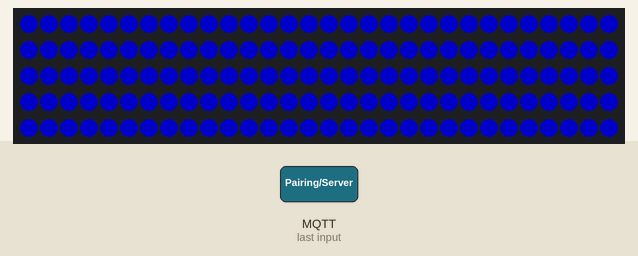
A sketch run on a simulated ESP32. Shown: 150 RGB LEDs in strip order, left to right, continuing on the next row. The inputs (shaded band) are chosen by the test bench. Dim RGB values are drawn brighter than linear; WiFi joins after 1.5 s; servers stay silent unless stated; no MQTT or app messages arrive unless stated; what the sketch prints to the serial monitor is not drawn.

2.8 s: MQTT message "Pairing/Server" arrives on the second subscribed topic
Above: at 5.4 s.
5.7 s: MQTT message "Pairing/Server" arrives on the first subscribed topic
7.2 s: MQTT message "Star3/Command" arrives on the first subscribed topic
Timing chart, 0 to 10.2 s (numbered marks = the images above; inputs shaded):
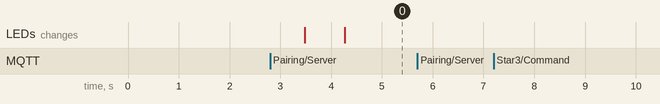

The sketch:

Ledmqttcontroller.ino
```cpp
#include <WiFi.h>
#include <PubSubClient.h>
#include <FastLED.h>

// FastLED setup
#define LED_PIN     4
#define NUM_LEDS    150
#define LED_TYPE    WS2812B
#define COLOR_ORDER GRB
#define BRIGHTNESS  100

CRGB leds[NUM_LEDS];

// WiFi credentials
const char* ssid = "Next-Iot";
const char* password = "shin-pygmy-renal-Hahk";

// MQTT setup
const char* mqtt_server = "mqtt-plain.nextservices.dk";
WiFiClient espClient;
PubSubClient client(espClient);

// Trail color variable
CRGB trailColor = CRGB::Blue;  // Default trail color

// Function declarations
void callback(char* topic, byte* payload, unsigned int length);
void reconnect();
void shootStar();

void setup() {
  Serial.begin(115200);

  // LED setup
  FastLED.addLeds<LED_TYPE, LED_PIN, COLOR_ORDER>(leds, NUM_LEDS);
  FastLED.setBrightness(BRIGHTNESS);
  FastLED.clear();
  FastLED.show();

  // Connect to WiFi
  WiFi.begin(ssid, password);
  Serial.print("Connecting to WiFi...");
  while (WiFi.status() != WL_CONNECTED) {
    delay(500);
    Serial.print(".");
  }
  Serial.println("\nConnected to WiFi");

  // MQTT setup
  client.setServer(mqtt_server, 1883);
  client.setCallback(callback);
}

void loop() {
  if (!client.connected()) {
    reconnect();
  }
  client.loop();
}

void callback(char* topic, byte* payload, unsigned int length) {
  payload[length] = '\0';  // Null-terminate string
  String topicStr = String(topic);
  String payloadStr = String((char*)payload);

  Serial.println("Received topic: " + topicStr);
  Serial.println("Payload: " + payloadStr);

  if (topicStr == "Pairing/Server") {
    String response = "{ResponseTopic: Star3/Response, CommandTopic: Star3/Command, ID: 3, DeviceType: LedStar, Status: off}";
    client.publish("Pairing/Client", response.c_str());
  }

  if (topicStr == "Star3/Command") {
    // Support for #RRGGBBAA (8-digit hex with alpha)
    if (payloadStr.startsWith("#") && payloadStr.length() == 9) {
      unsigned long number = strtoul(&payloadStr[1], NULL, 16);
      uint8_t r = (number >> 24) & 0xFF;
      uint8_t g = (number >> 16) & 0xFF;
      uint8_t b = (number >> 8) & 0xFF;
      uint8_t a = number & 0xFF;
      float alpha = a / 255.0;

      // Simulate alpha by dimming RGB
      trailColor = CRGB(r * alpha, g * alpha, b * alpha);
      Serial.printf("Parsed hex RGBA: R=%d G=%d B=%d A=%d -> TrailColor: (%d, %d, %d)\n", r, g, b, a, (int)(r * alpha), (int)(g * alpha), (int)(b * alpha));
    }

    // Support for #RRGGBB (6-digit hex)
    else if (payloadStr.startsWith("#") && payloadStr.length() == 7) {
      long number = strtol(&payloadStr[1], NULL, 16);
      trailColor = CRGB((number >> 16) & 0xFF, (number >> 8) & 0xFF, number & 0xFF);
      Serial.print("Updated trail color (RGB): ");
      Serial.println(payloadStr);
    }

    shootStar();
    client.publish("Star3/Response", "Shot a star");
  }
}

void reconnect() {
  while (!client.connected()) {
    Serial.print("Attempting MQTT connection...");
    if (client.connect("ESP32_Client")) {
      Serial.println("connected");
      client.subscribe("Pairing/Server");
      client.subscribe("Star3/Command");
    } else {
      Serial.print("failed, rc=");
      Serial.print(client.state());
      delay(2000);
    }
  }
}

void shootStar() {
  for (int i = 0; i < NUM_LEDS; i++) {
    if (i > 0) leds[i - 1] = CRGB::Black; // Clear behind
    leds[i] = CRGB::White;                // Tip
    FastLED.show();
  }

  delay(100); // Pause at end

  // Second pass: back with white tip, trailColor behind
  for (int i = NUM_LEDS - 1; i >= 0; i--) {
    if (i < NUM_LEDS - 1) leds[i + 1] = trailColor; // Leave color trail
    leds[i] = CRGB::White;                          // Tip
    FastLED.show();
  }

  // Leave full trail behind
  fill_solid(leds, NUM_LEDS, trailColor);
  FastLED.show();
}
```

Measured:
- after the input at 2.8 s, the LEDs: first change after 0.68 s (image 0 shows a later state)
- after the input at 5.7 s, every drawn part: stays the same
- after the input at 7.2 s, every drawn part: stays the same
